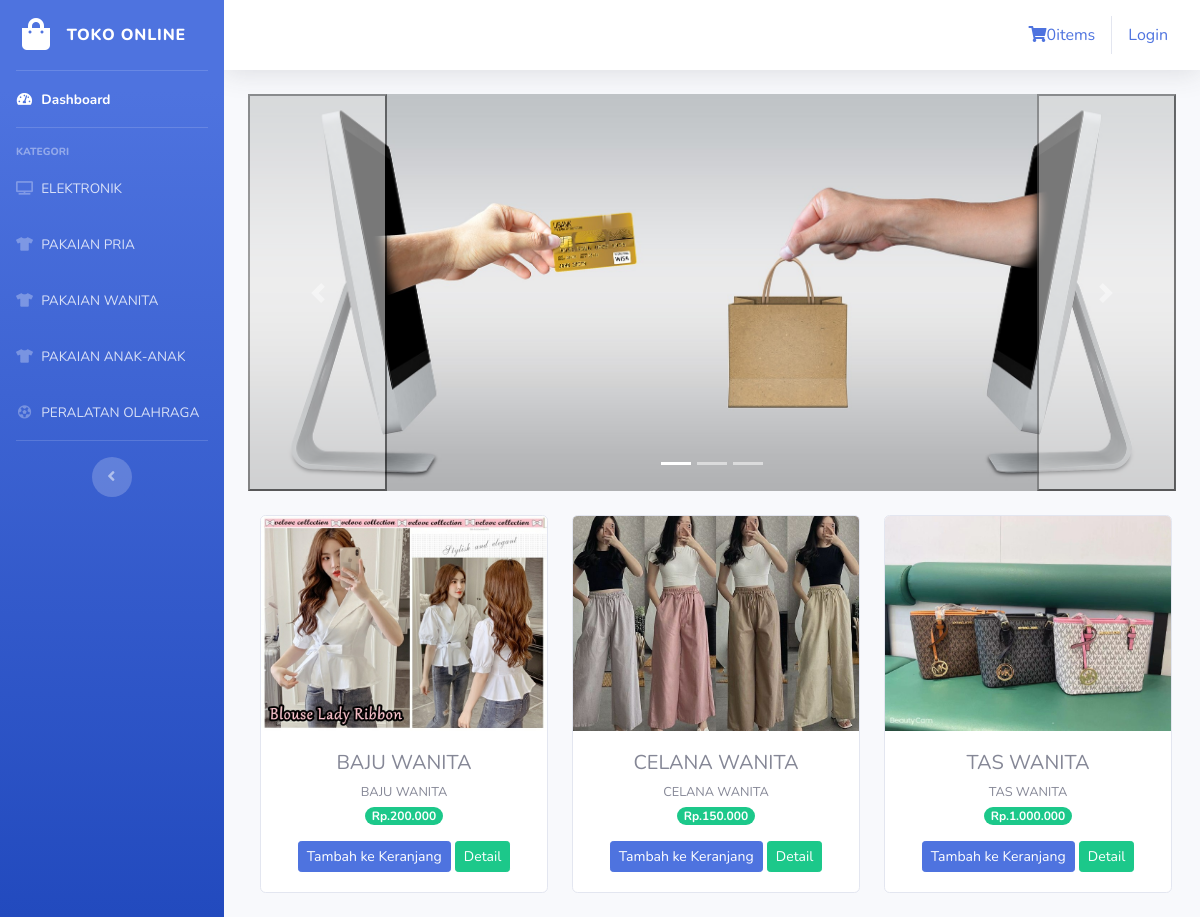
Screenshot of /index.php/kategori/pakaian_wanita with the database file from the repository.
### tables this page shows
CREATE TABLE `tb_barang` (
  `id_barang` int(11) NOT NULL,
  `nama_barang` varchar(120) NOT NULL,
  `keterangan` varchar(225) NOT NULL,
  `kategori` varchar(60) NOT NULL,
  `harga` int(11) NOT NULL,
  `stok` int(4) NOT NULL,
  `gambar` text NOT NULL
);

### application/controllers/Kategori.php (called while the page is built, shortened)
<?php
class Kategori extends CI_Controller {
    public function pakaian_wanita() {
        $data['wanita'] = $this->model_kategori->data_pakaian_wanita()->result();
        $this->load->view('templates/header');
        $this->load->view('templates/sidebar');
        $this->load->view('pakaian_wanita', $data);
        $this->load->view('templates/footer');
    }
}
?>

### index.php (called while the page is built, shortened)
<?php
require_once BASEPATH.'core/CodeIgniter.php';

### application/models/model_kategori.php (called while the page is built, shortened)
<?php
class Model_kategori extends CI_Model {
    public function data_pakaian_wanita() {
        return $this->db->get_where("tb_barang", array('kategori' => 'wanita'));
    }
}
?>

### application/views/pakaian_wanita.php (the view, shortened to what this page needs)
<div class="container-fluid">
<div id="carouselExampleIndicators" class="carousel slide" data-ride="carousel">
  <ol class="carousel-indicators">
    <li data-target="#carouselExampleIndicators" data-slide-to="0" class="active"></li>
    <li data-target="#carouselExampleIndicators" data-slide-to="1"></li>
    <li data-target="#carouselExampleIndicators" data-slide-to="2"></li>
  </ol>
  <div class="carousel-inner">
    <div class="carousel-item active">
      <img src="<?php echo base_url('assets/img/slider.jpg') ?>" class="d-block w-100" alt="...">
    </div>
  </div>
  <button class="carousel-control-prev" type="button" data-target="#carouselExampleIndicators" data-slide="prev">
    <span class="carousel-control-prev-icon" aria-hidden="true"></span>
  </button>
  <button class="carousel-control-next" type="button" data-target="#carouselExampleIndicators" data-slide="next">
    <span class="carousel-control-next-icon" aria-hidden="true"></span>
  </button>
</div>
    <div class="row text-center mt-4">
        <?php foreach ($wanita as $brg) : ?>
            <div class="card ml-4 mb-4" style="width: 18rem;">
  <img src="<?php echo base_url().'/uploads/'.$brg->gambar ?>" class="card-img-top" alt="...">
  <div class="card-body">
    <h5 class="card-title mb-1"><?php echo $brg->nama_barang ?> </h5>
    <small><?php echo $brg->keterangan ?></small>
    <br><span class="badge badge-pill badge-success mb-3">Rp.<?php echo number_format($brg->harga, 0,',','.')  ?></span></br>
   <?php echo anchor('dashboard/tambah_ke_keranjang/' .$brg->id_barang, '<div class="btn btn-sm btn-primary">Tambah ke Keranjang</div>') ?>
   <?php echo anchor('dashboard/detail/' .$brg->id_barang, '<div class="btn btn-sm btn-success">Detail</div>') ?>
  </div>
</div>
        <?php endforeach ; ?>
    </div>
</div>

### rows the page displays
tb_barang: gambar (picture), nama_barang "BAJU WANITA", keterangan "BAJU WANITA", harga "200.000", id_barang "Tambah ke Keranjang", id_barang "Detail"
tb_barang: gambar (picture), nama_barang "CELANA WANITA", keterangan "CELANA WANITA", harga "150.000", id_barang "Tambah ke Keranjang", id_barang "Detail"
tb_barang: gambar (picture), nama_barang "TAS WANITA", keterangan "TAS WANITA", harga "1.000.000", id_barang "Tambah ke Keranjang", id_barang "Detail"

### other values shown
$this->cart->total_items() "0"
anchor('auth/login','Login') "Login"
